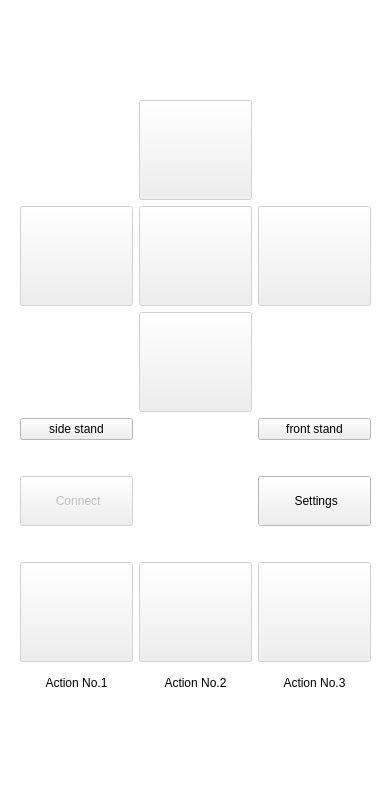
<?xml version="1.0" encoding="UTF-8"?>
<ui version="4.0">
 <class>MainWindow</class>
 <widget class="QMainWindow" name="MainWindow">
  <property name="geometry">
   <rect>
    <x>0</x>
    <y>0</y>
    <width>390</width>
    <height>800</height>
   </rect>
  </property>
  <property name="minimumSize">
   <size>
    <width>390</width>
    <height>800</height>
   </size>
  </property>
  <property name="maximumSize">
   <size>
    <width>390</width>
    <height>800</height>
   </size>
  </property>
  <property name="palette">
   <palette>
    <active>
     <colorrole role="Base">
      <brush brushstyle="SolidPattern">
       <color alpha="255">
        <red>255</red>
        <green>255</green>
        <blue>255</blue>
       </color>
      </brush>
     </colorrole>
     <colorrole role="Window">
      <brush brushstyle="SolidPattern">
       <color alpha="255">
        <red>255</red>
        <green>255</green>
        <blue>255</blue>
       </color>
      </brush>
     </colorrole>
    </active>
    <inactive>
     <colorrole role="Base">
      <brush brushstyle="SolidPattern">
       <color alpha="255">
        <red>255</red>
        <green>255</green>
        <blue>255</blue>
       </color>
      </brush>
     </colorrole>
     <colorrole role="Window">
      <brush brushstyle="SolidPattern">
       <color alpha="255">
        <red>255</red>
        <green>255</green>
        <blue>255</blue>
       </color>
      </brush>
     </colorrole>
    </inactive>
    <disabled>
     <colorrole role="Base">
      <brush brushstyle="SolidPattern">
       <color alpha="255">
        <red>255</red>
        <green>255</green>
        <blue>255</blue>
       </color>
      </brush>
     </colorrole>
     <colorrole role="Window">
      <brush brushstyle="SolidPattern">
       <color alpha="255">
        <red>255</red>
        <green>255</green>
        <blue>255</blue>
       </color>
      </brush>
     </colorrole>
    </disabled>
   </palette>
  </property>
  <property name="windowTitle">
   <string>Robot Connect</string>
  </property>
  <property name="windowIcon">
   <iconset resource="images.qrc">
    <normaloff>:/image/robot_icon.png</normaloff>:/image/robot_icon.png</iconset>
  </property>
  <property name="toolButtonStyle">
   <enum>Qt::ToolButtonIconOnly</enum>
  </property>
  <widget class="QWidget" name="centralwidget">
   <widget class="QWidget" name="gridLayoutWidget">
    <property name="geometry">
     <rect>
      <x>0</x>
      <y>0</y>
      <width>391</width>
      <height>801</height>
     </rect>
    </property>
    <layout class="QGridLayout" name="gridLayout">
     <property name="leftMargin">
      <number>20</number>
     </property>
     <property name="rightMargin">
      <number>20</number>
     </property>
     <property name="bottomMargin">
      <number>0</number>
     </property>
     <item row="3" column="2">
      <spacer name="verticalSpacer_8">
       <property name="orientation">
        <enum>Qt::Vertical</enum>
       </property>
       <property name="sizeType">
        <enum>QSizePolicy::Fixed</enum>
       </property>
       <property name="sizeHint" stdset="0">
        <size>
         <width>20</width>
         <height>100</height>
        </size>
       </property>
      </spacer>
     </item>
     <item row="5" column="1">
      <spacer name="verticalSpacer_4">
       <property name="orientation">
        <enum>Qt::Vertical</enum>
       </property>
       <property name="sizeType">
        <enum>QSizePolicy::Preferred</enum>
       </property>
       <property name="sizeHint" stdset="0">
        <size>
         <width>20</width>
         <height>30</height>
        </size>
       </property>
      </spacer>
     </item>
     <item row="2" column="1">
      <widget class="QPushButton" name="standButton">
       <property name="enabled">
        <bool>false</bool>
       </property>
       <property name="minimumSize">
        <size>
         <width>0</width>
         <height>100</height>
        </size>
       </property>
       <property name="font">
        <font>
         <family>微软雅黑</family>
         <weight>75</weight>
         <bold>true</bold>
        </font>
       </property>
       <property name="text">
        <string/>
       </property>
       <property name="icon">
        <iconset resource="images.qrc">
         <normaloff>:/image/robot.png</normaloff>:/image/robot.png</iconset>
       </property>
       <property name="iconSize">
        <size>
         <width>50</width>
         <height>50</height>
        </size>
       </property>
      </widget>
     </item>
     <item row="6" column="1">
      <spacer name="verticalSpacer_2">
       <property name="orientation">
        <enum>Qt::Vertical</enum>
       </property>
       <property name="sizeType">
        <enum>QSizePolicy::Fixed</enum>
       </property>
       <property name="sizeHint" stdset="0">
        <size>
         <width>20</width>
         <height>50</height>
        </size>
       </property>
      </spacer>
     </item>
     <item row="2" column="0">
      <widget class="QPushButton" name="leftButton">
       <property name="enabled">
        <bool>false</bool>
       </property>
       <property name="minimumSize">
        <size>
         <width>100</width>
         <height>100</height>
        </size>
       </property>
       <property name="text">
        <string/>
       </property>
       <property name="icon">
        <iconset resource="images.qrc">
         <normaloff>:/image/caret-left.png</normaloff>:/image/caret-left.png</iconset>
       </property>
       <property name="iconSize">
        <size>
         <width>50</width>
         <height>50</height>
        </size>
       </property>
      </widget>
     </item>
     <item row="9" column="0">
      <widget class="QLabel" name="label">
       <property name="minimumSize">
        <size>
         <width>0</width>
         <height>30</height>
        </size>
       </property>
       <property name="text">
        <string>Action No.1</string>
       </property>
       <property name="scaledContents">
        <bool>true</bool>
       </property>
       <property name="alignment">
        <set>Qt::AlignCenter</set>
       </property>
       <property name="wordWrap">
        <bool>false</bool>
       </property>
      </widget>
     </item>
     <item row="9" column="1">
      <widget class="QLabel" name="label_2">
       <property name="minimumSize">
        <size>
         <width>0</width>
         <height>30</height>
        </size>
       </property>
       <property name="text">
        <string>Action No.2</string>
       </property>
       <property name="scaledContents">
        <bool>true</bool>
       </property>
       <property name="alignment">
        <set>Qt::AlignCenter</set>
       </property>
       <property name="wordWrap">
        <bool>false</bool>
       </property>
      </widget>
     </item>
     <item row="9" column="2">
      <widget class="QLabel" name="label_3">
       <property name="minimumSize">
        <size>
         <width>0</width>
         <height>30</height>
        </size>
       </property>
       <property name="text">
        <string>Action No.3</string>
       </property>
       <property name="scaledContents">
        <bool>true</bool>
       </property>
       <property name="alignment">
        <set>Qt::AlignCenter</set>
       </property>
       <property name="wordWrap">
        <bool>false</bool>
       </property>
      </widget>
     </item>
     <item row="1" column="0">
      <spacer name="verticalSpacer_5">
       <property name="orientation">
        <enum>Qt::Vertical</enum>
       </property>
       <property name="sizeType">
        <enum>QSizePolicy::Fixed</enum>
       </property>
       <property name="sizeHint" stdset="0">
        <size>
         <width>20</width>
         <height>100</height>
        </size>
       </property>
      </spacer>
     </item>
     <item row="8" column="0">
      <widget class="QPushButton" name="action1Button">
       <property name="enabled">
        <bool>false</bool>
       </property>
       <property name="minimumSize">
        <size>
         <width>0</width>
         <height>100</height>
        </size>
       </property>
       <property name="text">
        <string/>
       </property>
       <property name="icon">
        <iconset resource="images.qrc">
         <normaloff>:/image/action.png</normaloff>:/image/action.png</iconset>
       </property>
       <property name="iconSize">
        <size>
         <width>50</width>
         <height>50</height>
        </size>
       </property>
      </widget>
     </item>
     <item row="3" column="0">
      <spacer name="verticalSpacer_6">
       <property name="orientation">
        <enum>Qt::Vertical</enum>
       </property>
       <property name="sizeType">
        <enum>QSizePolicy::Fixed</enum>
       </property>
       <property name="sizeHint" stdset="0">
        <size>
         <width>20</width>
         <height>100</height>
        </size>
       </property>
      </spacer>
     </item>
     <item row="1" column="2">
      <spacer name="verticalSpacer_9">
       <property name="orientation">
        <enum>Qt::Vertical</enum>
       </property>
       <property name="sizeType">
        <enum>QSizePolicy::Fixed</enum>
       </property>
       <property name="sizeHint" stdset="0">
        <size>
         <width>20</width>
         <height>100</height>
        </size>
       </property>
      </spacer>
     </item>
     <item row="8" column="2">
      <widget class="QPushButton" name="action3Button">
       <property name="enabled">
        <bool>false</bool>
       </property>
       <property name="minimumSize">
        <size>
         <width>0</width>
         <height>100</height>
        </size>
       </property>
       <property name="text">
        <string/>
       </property>
       <property name="icon">
        <iconset resource="images.qrc">
         <normaloff>:/image/action.png</normaloff>:/image/action.png</iconset>
       </property>
       <property name="iconSize">
        <size>
         <width>50</width>
         <height>50</height>
        </size>
       </property>
      </widget>
     </item>
     <item row="6" column="0">
      <widget class="QPushButton" name="connectButton">
       <property name="enabled">
        <bool>false</bool>
       </property>
       <property name="minimumSize">
        <size>
         <width>0</width>
         <height>50</height>
        </size>
       </property>
       <property name="text">
        <string> Connect</string>
       </property>
       <property name="icon">
        <iconset resource="images.qrc">
         <normaloff>:/image/ic_connect.png</normaloff>:/image/ic_connect.png</iconset>
       </property>
      </widget>
     </item>
     <item row="8" column="1">
      <widget class="QPushButton" name="action2Button">
       <property name="enabled">
        <bool>false</bool>
       </property>
       <property name="minimumSize">
        <size>
         <width>0</width>
         <height>100</height>
        </size>
       </property>
       <property name="text">
        <string/>
       </property>
       <property name="icon">
        <iconset resource="images.qrc">
         <normaloff>:/image/action.png</normaloff>:/image/action.png</iconset>
       </property>
       <property name="iconSize">
        <size>
         <width>50</width>
         <height>50</height>
        </size>
       </property>
      </widget>
     </item>
     <item row="7" column="1">
      <spacer name="verticalSpacer_3">
       <property name="orientation">
        <enum>Qt::Vertical</enum>
       </property>
       <property name="sizeType">
        <enum>QSizePolicy::Preferred</enum>
       </property>
       <property name="sizeHint" stdset="0">
        <size>
         <width>20</width>
         <height>30</height>
        </size>
       </property>
      </spacer>
     </item>
     <item row="3" column="1">
      <widget class="QPushButton" name="downButton">
       <property name="enabled">
        <bool>false</bool>
       </property>
       <property name="minimumSize">
        <size>
         <width>0</width>
         <height>100</height>
        </size>
       </property>
       <property name="text">
        <string/>
       </property>
       <property name="icon">
        <iconset resource="images.qrc">
         <normaloff>:/image/caret-down.png</normaloff>:/image/caret-down.png</iconset>
       </property>
       <property name="iconSize">
        <size>
         <width>50</width>
         <height>50</height>
        </size>
       </property>
      </widget>
     </item>
     <item row="1" column="1">
      <widget class="QPushButton" name="upButton">
       <property name="enabled">
        <bool>false</bool>
       </property>
       <property name="minimumSize">
        <size>
         <width>0</width>
         <height>100</height>
        </size>
       </property>
       <property name="text">
        <string/>
       </property>
       <property name="icon">
        <iconset resource="images.qrc">
         <normaloff>:/image/caret-up.png</normaloff>:/image/caret-up.png</iconset>
       </property>
       <property name="iconSize">
        <size>
         <width>50</width>
         <height>50</height>
        </size>
       </property>
      </widget>
     </item>
     <item row="10" column="1">
      <spacer name="verticalSpacer">
       <property name="orientation">
        <enum>Qt::Vertical</enum>
       </property>
       <property name="sizeHint" stdset="0">
        <size>
         <width>20</width>
         <height>40</height>
        </size>
       </property>
      </spacer>
     </item>
     <item row="6" column="2">
      <widget class="QPushButton" name="SettingsButton">
       <property name="minimumSize">
        <size>
         <width>0</width>
         <height>50</height>
        </size>
       </property>
       <property name="text">
        <string> Settings</string>
       </property>
       <property name="icon">
        <iconset resource="images.qrc">
         <normaloff>:/image/settings.png</normaloff>:/image/settings.png</iconset>
       </property>
      </widget>
     </item>
     <item row="0" column="1">
      <spacer name="verticalSpacer_7">
       <property name="orientation">
        <enum>Qt::Vertical</enum>
       </property>
       <property name="sizeType">
        <enum>QSizePolicy::Minimum</enum>
       </property>
       <property name="sizeHint" stdset="0">
        <size>
         <width>20</width>
         <height>100</height>
        </size>
       </property>
      </spacer>
     </item>
     <item row="2" column="2">
      <widget class="QPushButton" name="rightButton">
       <property name="enabled">
        <bool>false</bool>
       </property>
       <property name="minimumSize">
        <size>
         <width>100</width>
         <height>100</height>
        </size>
       </property>
       <property name="text">
        <string/>
       </property>
       <property name="icon">
        <iconset resource="images.qrc">
         <normaloff>:/image/caret-right.png</normaloff>:/image/caret-right.png</iconset>
       </property>
       <property name="iconSize">
        <size>
         <width>50</width>
         <height>50</height>
        </size>
       </property>
      </widget>
     </item>
     <item row="4" column="0">
      <widget class="QPushButton" name="pushButton">
       <property name="text">
        <string>side stand</string>
       </property>
      </widget>
     </item>
     <item row="4" column="2">
      <widget class="QPushButton" name="pushButton_2">
       <property name="text">
        <string>front stand</string>
       </property>
      </widget>
     </item>
     <item row="4" column="1">
      <spacer name="verticalSpacer_10">
       <property name="orientation">
        <enum>Qt::Vertical</enum>
       </property>
       <property name="sizeType">
        <enum>QSizePolicy::Preferred</enum>
       </property>
       <property name="sizeHint" stdset="0">
        <size>
         <width>20</width>
         <height>20</height>
        </size>
       </property>
      </spacer>
     </item>
    </layout>
   </widget>
  </widget>
 </widget>
 <resources>
  <include location="images.qrc"/>
 </resources>
 <connections/>
</ui>
